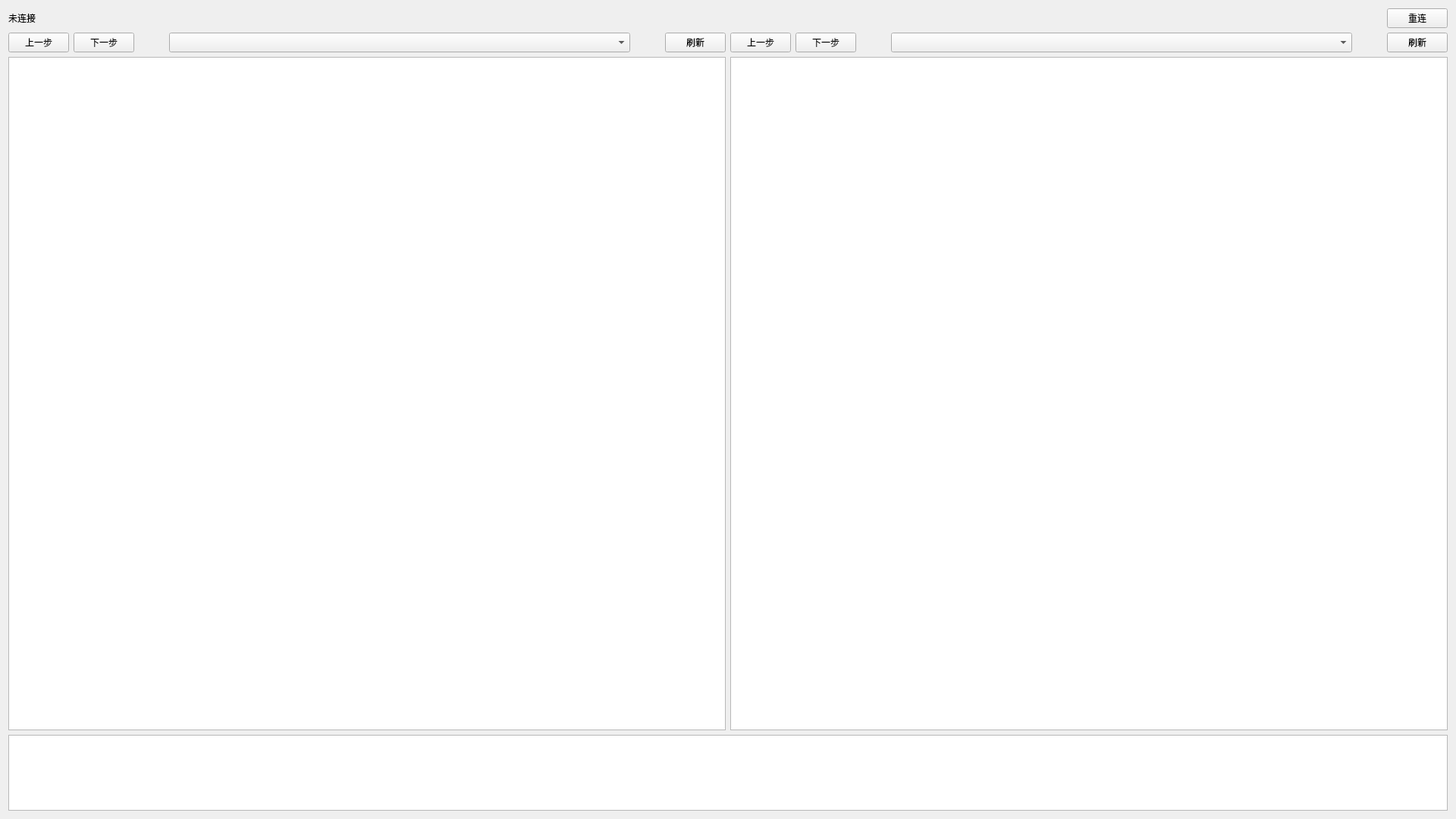
<?xml version="1.0" encoding="UTF-8"?>
<ui version="4.0">
 <class>WSAHelperClass</class>
 <widget class="QWidget" name="WSAHelperClass">
  <property name="windowModality">
   <enum>Qt::ApplicationModal</enum>
  </property>
  <property name="geometry">
   <rect>
    <x>0</x>
    <y>0</y>
    <width>1920</width>
    <height>1080</height>
   </rect>
  </property>
  <property name="sizePolicy">
   <sizepolicy hsizetype="Expanding" vsizetype="Expanding">
    <horstretch>0</horstretch>
    <verstretch>0</verstretch>
   </sizepolicy>
  </property>
  <property name="minimumSize">
   <size>
    <width>400</width>
    <height>400</height>
   </size>
  </property>
  <property name="maximumSize">
   <size>
    <width>1920</width>
    <height>1080</height>
   </size>
  </property>
  <property name="windowTitle">
   <string>WSAHelper</string>
  </property>
  <layout class="QGridLayout" name="gridLayout">
   <item row="0" column="0">
    <layout class="QVBoxLayout" name="verticalLayout">
     <item>
      <layout class="QHBoxLayout" name="horizontalLayout_4">
       <item>
        <widget class="QLabel" name="label">
         <property name="sizePolicy">
          <sizepolicy hsizetype="Preferred" vsizetype="Fixed">
           <horstretch>0</horstretch>
           <verstretch>0</verstretch>
          </sizepolicy>
         </property>
         <property name="minimumSize">
          <size>
           <width>0</width>
           <height>24</height>
          </size>
         </property>
         <property name="maximumSize">
          <size>
           <width>16777215</width>
           <height>100</height>
          </size>
         </property>
         <property name="text">
          <string>未连接</string>
         </property>
         <property name="textFormat">
          <enum>Qt::AutoText</enum>
         </property>
        </widget>
       </item>
       <item>
        <spacer name="horizontalSpacer_5">
         <property name="orientation">
          <enum>Qt::Horizontal</enum>
         </property>
         <property name="sizeHint" stdset="0">
          <size>
           <width>40</width>
           <height>20</height>
          </size>
         </property>
        </spacer>
       </item>
       <item>
        <widget class="QPushButton" name="pushButton_7">
         <property name="text">
          <string>重连</string>
         </property>
        </widget>
       </item>
      </layout>
     </item>
    </layout>
   </item>
   <item row="1" column="0">
    <layout class="QHBoxLayout" name="fileSysLayout">
     <item>
      <layout class="QVBoxLayout" name="verticalLayout_2">
       <item>
        <layout class="QHBoxLayout" name="horizontalLayout">
         <item>
          <widget class="QPushButton" name="pushButton">
           <property name="text">
            <string>上一步</string>
           </property>
          </widget>
         </item>
         <item>
          <widget class="QPushButton" name="pushButton_2">
           <property name="text">
            <string>下一步</string>
           </property>
          </widget>
         </item>
         <item>
          <spacer name="horizontalSpacer">
           <property name="orientation">
            <enum>Qt::Horizontal</enum>
           </property>
           <property name="sizeType">
            <enum>QSizePolicy::Minimum</enum>
           </property>
           <property name="sizeHint" stdset="0">
            <size>
             <width>40</width>
             <height>20</height>
            </size>
           </property>
          </spacer>
         </item>
         <item>
          <widget class="QComboBox" name="comboBox">
           <property name="sizePolicy">
            <sizepolicy hsizetype="Expanding" vsizetype="Preferred">
             <horstretch>0</horstretch>
             <verstretch>0</verstretch>
            </sizepolicy>
           </property>
          </widget>
         </item>
         <item>
          <spacer name="horizontalSpacer_2">
           <property name="orientation">
            <enum>Qt::Horizontal</enum>
           </property>
           <property name="sizeType">
            <enum>QSizePolicy::Minimum</enum>
           </property>
           <property name="sizeHint" stdset="0">
            <size>
             <width>40</width>
             <height>20</height>
            </size>
           </property>
          </spacer>
         </item>
         <item>
          <widget class="QPushButton" name="pushButton_3">
           <property name="text">
            <string>刷新</string>
           </property>
          </widget>
         </item>
        </layout>
       </item>
       <item>
        <widget class="QTableView" name="localTableView">
         <property name="sizePolicy">
          <sizepolicy hsizetype="Preferred" vsizetype="Expanding">
           <horstretch>0</horstretch>
           <verstretch>0</verstretch>
          </sizepolicy>
         </property>
        </widget>
       </item>
      </layout>
     </item>
     <item>
      <layout class="QVBoxLayout" name="verticalLayout_3">
       <item>
        <layout class="QHBoxLayout" name="horizontalLayout_3">
         <item>
          <widget class="QPushButton" name="pushButton_5">
           <property name="text">
            <string>上一步</string>
           </property>
          </widget>
         </item>
         <item>
          <widget class="QPushButton" name="pushButton_6">
           <property name="text">
            <string>下一步</string>
           </property>
          </widget>
         </item>
         <item>
          <spacer name="horizontalSpacer_3">
           <property name="orientation">
            <enum>Qt::Horizontal</enum>
           </property>
           <property name="sizeType">
            <enum>QSizePolicy::Minimum</enum>
           </property>
           <property name="sizeHint" stdset="0">
            <size>
             <width>40</width>
             <height>20</height>
            </size>
           </property>
          </spacer>
         </item>
         <item>
          <widget class="QComboBox" name="comboBox_2">
           <property name="sizePolicy">
            <sizepolicy hsizetype="Expanding" vsizetype="Preferred">
             <horstretch>0</horstretch>
             <verstretch>0</verstretch>
            </sizepolicy>
           </property>
           <property name="minimumSize">
            <size>
             <width>0</width>
             <height>0</height>
            </size>
           </property>
          </widget>
         </item>
         <item>
          <spacer name="horizontalSpacer_4">
           <property name="orientation">
            <enum>Qt::Horizontal</enum>
           </property>
           <property name="sizeType">
            <enum>QSizePolicy::Minimum</enum>
           </property>
           <property name="sizeHint" stdset="0">
            <size>
             <width>40</width>
             <height>20</height>
            </size>
           </property>
          </spacer>
         </item>
         <item>
          <widget class="QPushButton" name="pushButton_4">
           <property name="text">
            <string>刷新</string>
           </property>
          </widget>
         </item>
        </layout>
       </item>
       <item>
        <widget class="QTableView" name="wsaTableView">
         <property name="sizePolicy">
          <sizepolicy hsizetype="Preferred" vsizetype="Expanding">
           <horstretch>0</horstretch>
           <verstretch>0</verstretch>
          </sizepolicy>
         </property>
        </widget>
       </item>
      </layout>
     </item>
    </layout>
   </item>
   <item row="2" column="0">
    <layout class="QHBoxLayout" name="horizontalLayout_2">
     <item>
      <widget class="QTableView" name="tableView">
       <property name="sizePolicy">
        <sizepolicy hsizetype="Expanding" vsizetype="Preferred">
         <horstretch>0</horstretch>
         <verstretch>0</verstretch>
        </sizepolicy>
       </property>
       <property name="minimumSize">
        <size>
         <width>0</width>
         <height>40</height>
        </size>
       </property>
       <property name="maximumSize">
        <size>
         <width>16777215</width>
         <height>100</height>
        </size>
       </property>
      </widget>
     </item>
    </layout>
   </item>
  </layout>
 </widget>
 <layoutdefault spacing="6" margin="11"/>
 <resources>
  <include location="WSAHelper.qrc"/>
 </resources>
 <connections/>
</ui>
